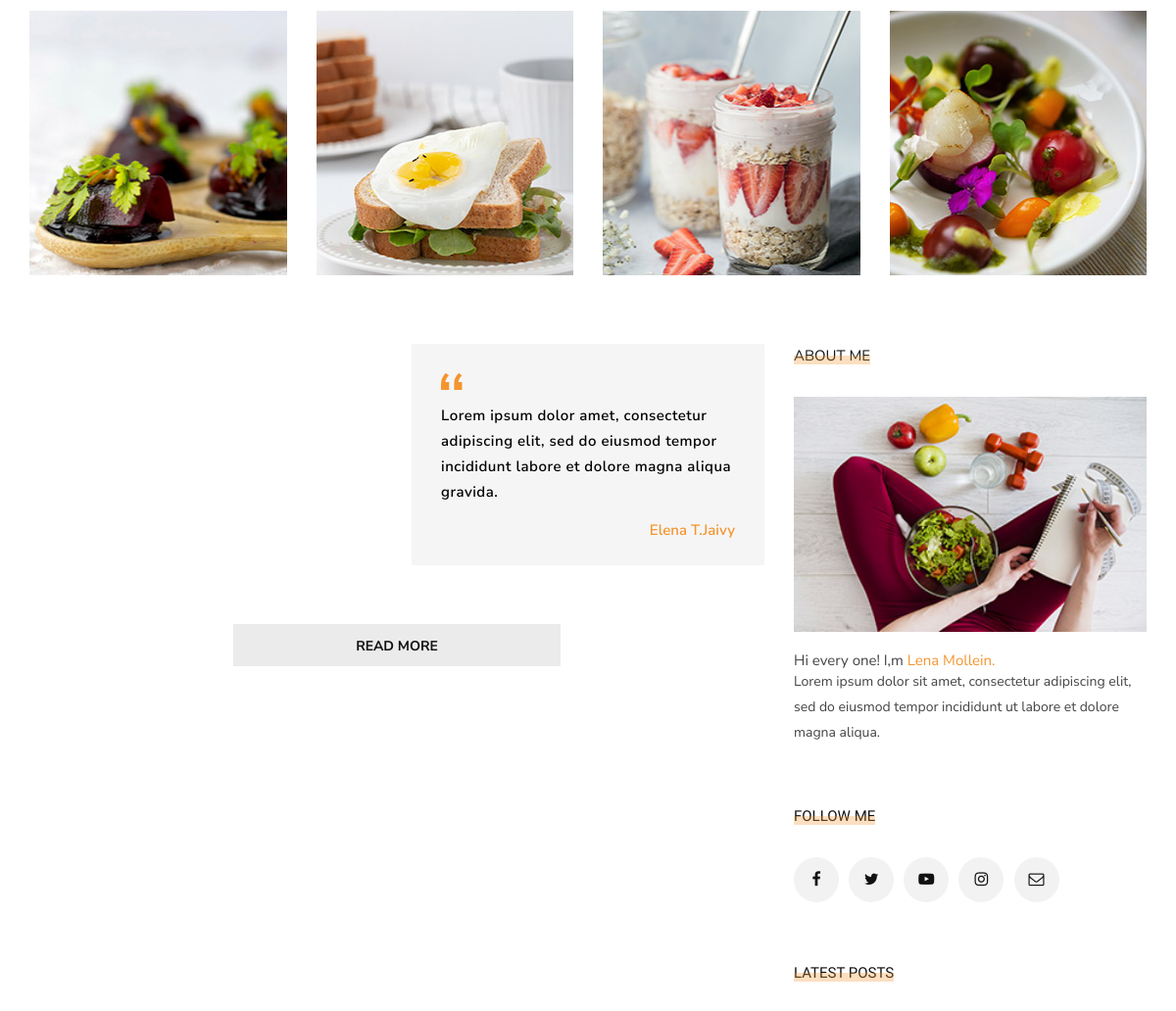
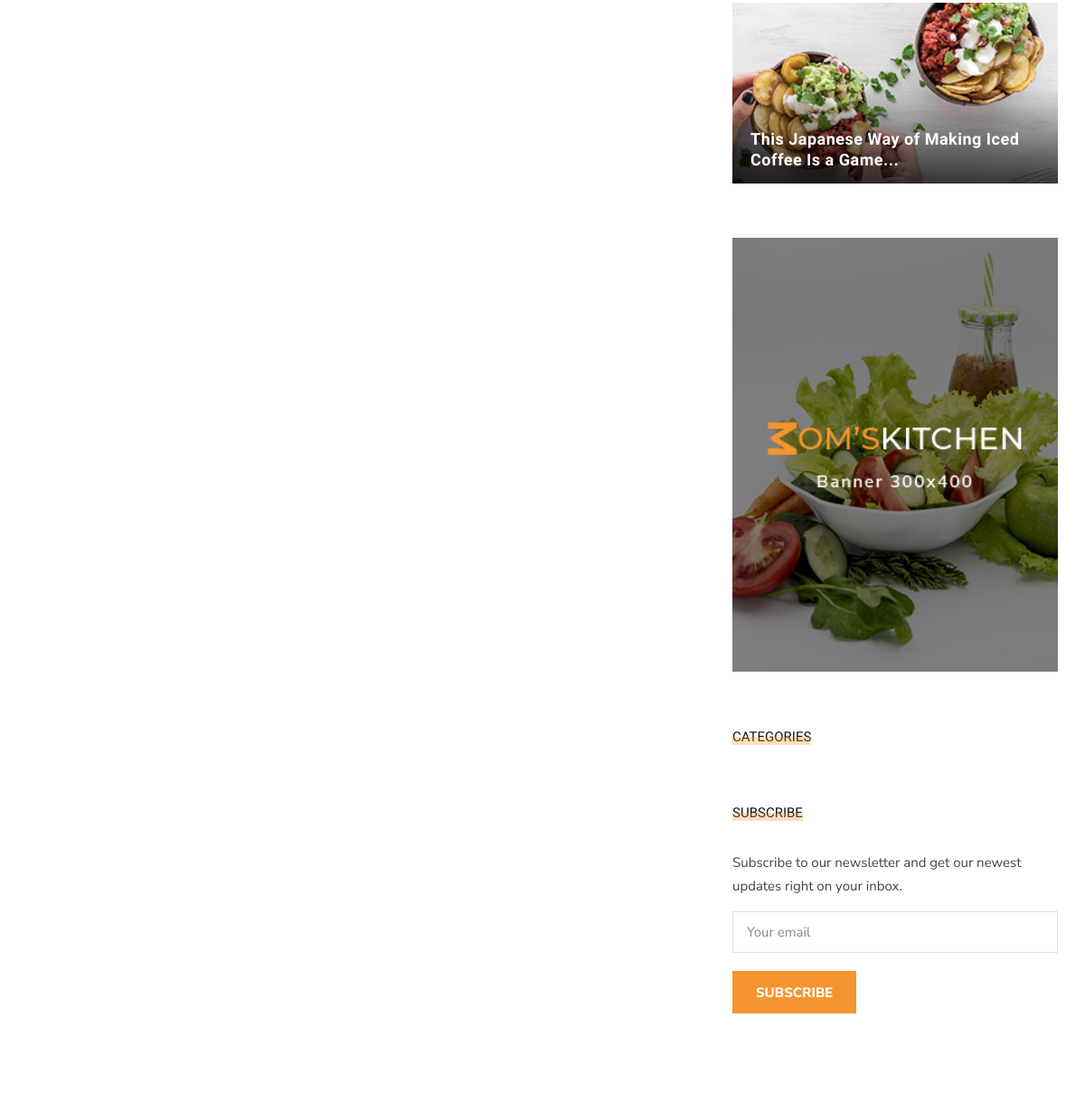
The app's page /website/ (middle part), older data (2 pictures, top to bottom).
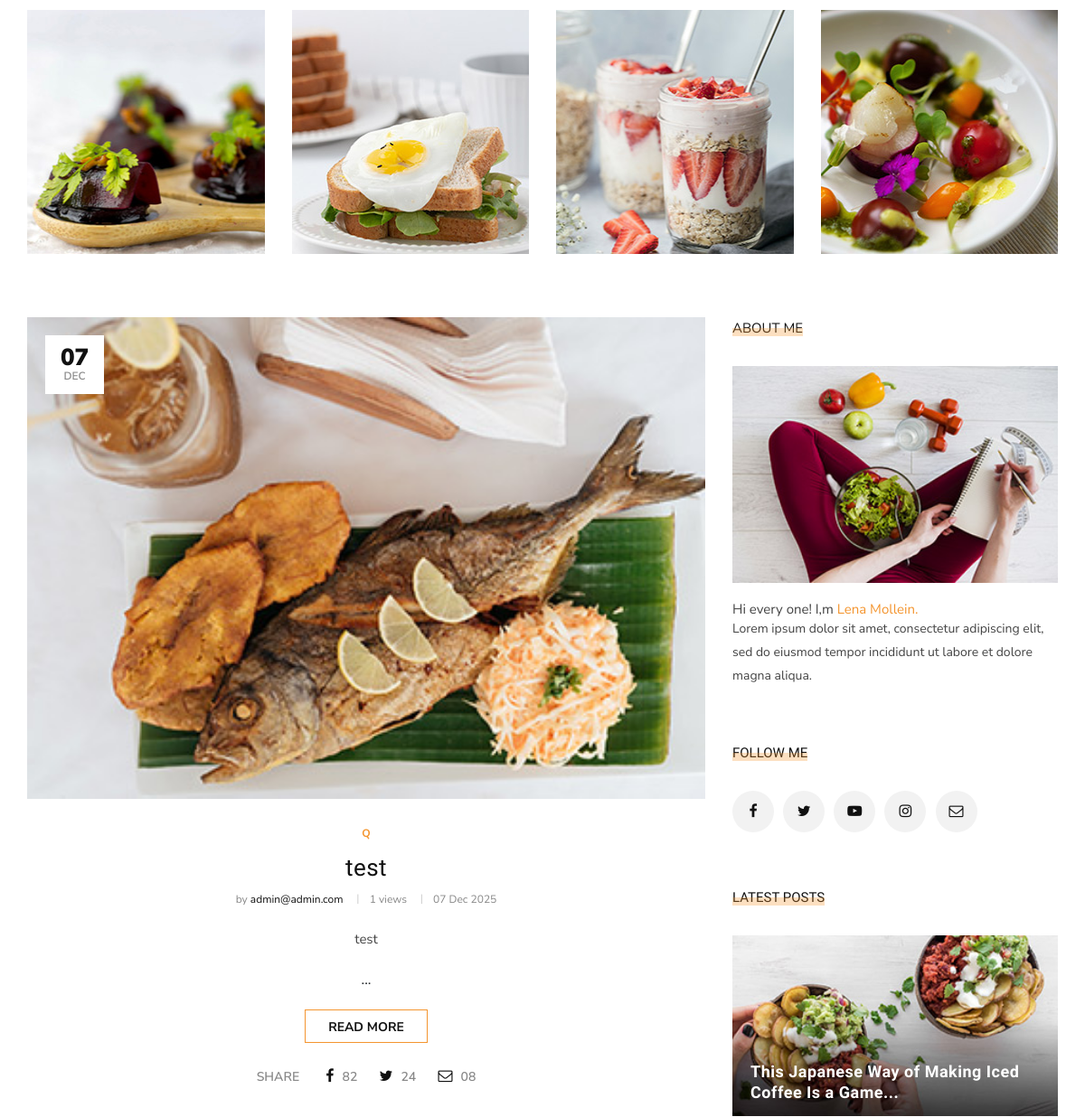
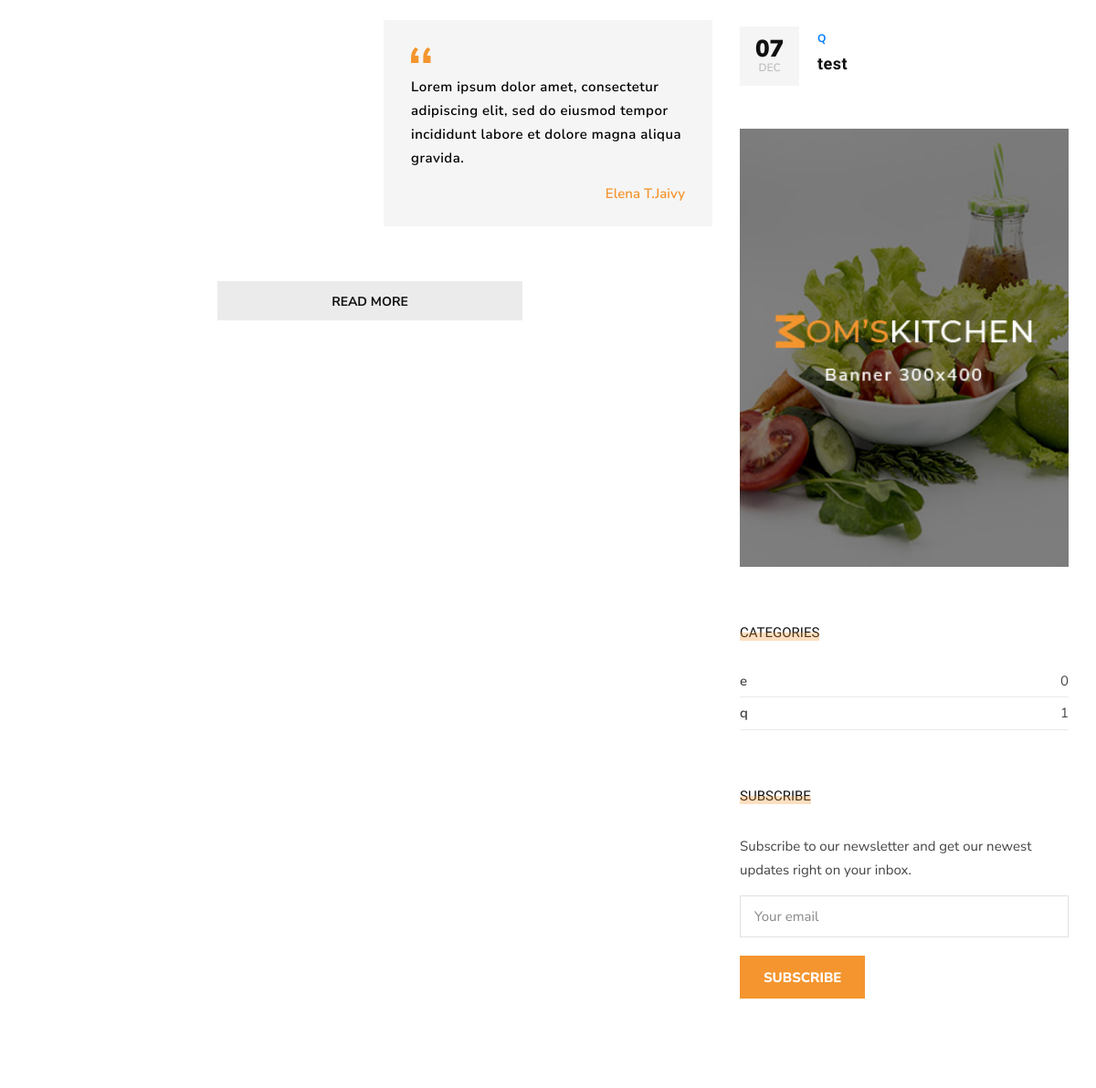
The same page, newer data (2 pictures, top to bottom).
### blog/models.py (models this page shows, shortened)
class Post(models.Model):
    image = models.ImageField(upload_to = 'blog/', default = 'blog/default.jpg')
    author = models.ForeignKey("accounts.Profile",on_delete = models.SET_NULL,null = True)
    title = models.CharField(max_length=255)
    content = models.TextField()
    tags = TaggableManager()
    category = models.ManyToManyField(Category)
    counted_views = models.IntegerField(default=0)
    status = models.BooleanField(default=False)
    login_require = models.BooleanField(default=False)
    published_date = models.DateTimeField(null=True)
    created_date = models.DateTimeField(auto_now_add=True)
    updated_date = models.DateTimeField(auto_now=True)
    class Meta:
        ordering = ['id']

class Category(models.Model):
    name = models.CharField(max_length = 255)
    def __str__(self):
        return self.name

### accounts/models.py (models this page shows, shortened)
class Profile(models.Model):
    user = models.ForeignKey(User, on_delete=models.CASCADE)
    first_name = models.CharField(max_length=250)
    last_name = models.CharField(max_length=250)
    image = models.ImageField(blank=True, null=True)
    description = models.TextField()
    created_date = models.DateTimeField(auto_now_add=True)
    updated_date = models.DateTimeField(auto_now=True)
    def __str__(self):
        return self.user.email

class User(AbstractBaseUser, PermissionsMixin):
    email = models.EmailField(max_length=255, unique=True)
    is_staff = models.BooleanField(default=False)
    is_active = models.BooleanField(default=True)
    is_superuser = models.BooleanField(default=False)
    is_verified = models.BooleanField(default=False)
    created_date = models.DateTimeField(auto_now_add=True)
    updated_date = models.DateTimeField(auto_now=True)
    USERNAME_FIELD = "email"
    REQUIRED_FIELDS = []
    objects = UserManager()

### website/views.py (the view)
# urls.py: path('',index_view,name='index'),
def index_view(request):
    return render(request,'website/index2.html')

### blog/templatetags/blog_tags.py (called while the page is built)
@register.inclusion_tag('blog/blog_latestposts.html')
def latestposts():
    posts = Post.objects.filter(published_date__lte = timezone.now(),status=1).order_by('published_date')[:2]
    return {'posts':posts}

@register.inclusion_tag('blog/blog_postcategories.html')
def postcategories():
    posts = Post.objects.filter(published_date__lte = timezone.now(),status=1)
    categories = Category.objects.all()
    cat_dict = {}
    for name in categories:
        cat_dict[name] = posts.filter(category=name).count()
    return {'categories':cat_dict}

### website/templatetags/website_tags.py (called while the page is built)
@register.filter
def snippet(value,arg):
    return value[:arg]

@register.inclusion_tag('website/website-latestposts.html')
def latestposts2():
    posts = Post.objects.filter(published_date__lte = timezone.now(),status=1).order_by('published_date')[:6]
    return {'posts':posts}

### templates/website/index2.html (shortened to what this page needs)
{% extends 'base2.html' %}
{% load static %}
{% load website_tags %}
{% load blog_tags %}
{% block content %}
    <section class="categories spad">
        <div class="container">
            <div class="row">
                <div class="col-lg-3 col-md-6 col-sm-6">
                    <div class="categories__item set-bg" data-setbg="{% static "template2/img/categories/cat-1.jpg" %}">
                    </div>
                </div>
                <div class="col-lg-3 col-md-6 col-sm-6">
                    <div class="categories__item set-bg" data-setbg="{% static "template2/img/categories/cat-2.jpg" %}">
                    </div>
                </div>
                <div class="col-lg-3 col-md-6 col-sm-6">
                    <div class="categories__item set-bg" data-setbg="{% static "template2/img/categories/cat-3.jpg" %}">
                    </div>
                </div>
                <div class="col-lg-3 col-md-6 col-sm-6">
                    <div class="categories__item set-bg" data-setbg="{% static "template2/img/categories/cat-4.jpg" %}">
                    </div>
                </div>
            </div>
        </div>
        <div class="categories__post">
            <div class="container">
                <div class="row">
                    <div class="col-lg-8 col-md-8">
                        {% latestposts2 %}
                    </div>
                    <div class="col-lg-4 col-md-4">
                        <div class="sidebar__item">
                            {%include 'blog/blog_writer.html'%}
                            <div class="sidebar__follow__item">
                                <div class="sidebar__item__title">
                                    <h6>Follow me</h6>
                                </div>
                                <div class="sidebar__item__follow__links">
                                    <a href="#"><i class="fa fa-facebook"></i></a>
                                    <a href="#"><i class="fa fa-twitter"></i></a>
                                    <a href="#"><i class="fa fa-youtube-play"></i></a>
                                    <a href="#"><i class="fa fa-instagram"></i></a>
                                    <a href="#"><i class="fa fa-envelope-o"></i></a>
                                </div>
                            </div>
                            {% latestposts %}
                            <div class="sidebar__item__banner">
                                <img src="{% static "template2/img/sidebar/banner.jpg" %}" alt="">
                            </div>
                            {% postcategories %}
                            <div class="sidebar__subscribe__item">
                                <div class="sidebar__item__title">
                                    <h6>Subscribe</h6>
                                </div>
                                {% include 'website/website-subscribe.html' %}
                            </div>
                        </div>
                    </div>
                </div>
            </div>
        </div>
    </section>
{% endblock %}

### templates/website/website-latestposts.html (shortened to what this page needs)
{% load static %}
{% load website_tags %}
{% if posts.0 %}
<div class="categories__post__item categories__post__item--large">
    <div class="categories__post__item__pic set-bg"
        data-setbg="{{posts.0.image.url}}">
        <div class="post__meta">
            <h4>{{posts.0.published_date|date:'d'}}</h4>
            <span>{{posts.0.published_date|date:'M'}}</span>
        </div>
    </div>
    <div class="categories__post__item__text">
        <ul class="post__label--large">
            {% for cat in posts.0.category.all %}
            <li>
                {{cat.name}}
            </li>
            {% endfor %}
        </ul>
        <h3><a href="{% url "blog:blog_single" pid=posts.0.id %}">{{posts.0.title}}</a></h3>
        <ul class="post__widget">
            <li>by <span>{{posts.0.author}}</span></li>
            <li>{{posts.0.counted_views}} views</li>
            <li>{{posts.0.published_date|date:'d M Y'}}</li>
        </ul>
        <p>{{posts.0.content|snippet:100|safe}} ...</p>
        <a href="{% url "blog:blog_single" pid=posts.0.id %}" class="primary-btn">Read more</a>
        <div class="post__social">
            <span>Share</span>
            <a href="#"><i class="fa fa-facebook"></i> <span>82</span></a>
            <a href="#"><i class="fa fa-twitter"></i> <span>24</span></a>
            <a href="#"><i class="fa fa-envelope-o"></i> <span>08</span></a>
        </div>
    </div>
</div>
{% endif %}
<div class="row">
    <div class="col-lg-6 col-md-6 col-sm-6">
    </div>
    <div class="col-lg-6 col-md-6 col-sm-6">
        <div class="categories__post__item__small">
            <img src="{% static "template2/img/categories/categories-post/quote.png" %}" alt="">
            <p>Lorem ipsum dolor amet, consectetur adipiscing elit, sed do eiusmod tempor
                incididunt labore et dolore magna aliqua gravida.</p>
            <div class="posted__by">Elena T.Jaivy</div>
        </div>
    </div>
    <div class="col-lg-12 text-center">
        <div class="load__more__btn">
            <a href="{% url "blog:blog_home" %}">Read more</a>
        </div>
    </div>
</div>

### templates/blog/blog_latestposts.html (shortened to what this page needs)
{% load static %}
<div class="sidebar__feature__item">
    <div class="sidebar__item__title">
        <h6>Latest Posts</h6>
    </div>
    <div class="sidebar__feature__item__large set-bg"
        data-setbg="{% static "template2/img/sidebar/feature-post.jpg" %}">
        <div class="sidebar__feature__item__large--text">
            <h5><a href="#">This Japanese Way of Making Iced Coffee Is a Game...</a>
            </h5>
        </div>
    </div>
    <div class="sidebar__feature__item__list">
        {% for post in posts %}
        <div class="sidebar__feature__item__list__single">
            <div class="post__meta">
                <h4>{{post.published_date|date:'d'}}</h4>
                <span>{{post.published_date|date:'M'}}</span>
            </div>
            <div class="post__text">
                <span>
                    {% for cat in post.category.all %}
                    <a href="{% url "blog:category" cat_name=cat.name %}">{{cat.name}} {%if not forloop.last%} , {%endif%}</a>
                    {% endfor %}
                </span>
                <h5><a href="{% url "blog:blog_single" pid=post.id %}">{{post.title}}</a></h5>
            </div>
        </div>
        {% endfor %}
    </div>
</div>

### templates/blog/blog_postcategories.html
<div class="sidebar__item__categories">
    <div class="sidebar__item__title">
        <h6>Categories</h6>
    </div>
    <ul>
        {% for name,count in categories.items %}
        <li><a href="{% url "blog:category" cat_name=name %}">{{name}} <span>{{count}}</span></a></li>
        {% endfor %}
    </ul>
</div>

Row changes from the older to the newer data that the page shows:
added Post: published_date "07", published_date "DEC", title "test", author.email "admin@admin.com", counted_views "1", published_date "07 Dec 2025", content "test"
added Category: name "Q", name "q", count "1"
added Category: name "e", count "0", shown under "CATEGORIES"
Text that changed along with them:
text now shown: "by views ... READ MORE SHARE 82 24 08"
